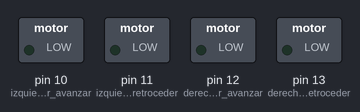
Recording of a sketch running on a simulated Arduino Uno, built with avr-gcc and run on an emulated ATmega328P. Shown: switched loads named in the sketch (green lamp = pin HIGH).

Above: at 0.2 s.
At 4.5 s:
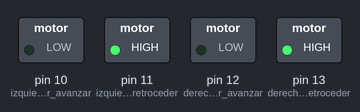
At 7.5 s:
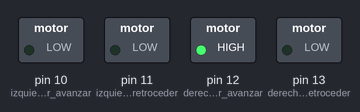
At 10.5 s:
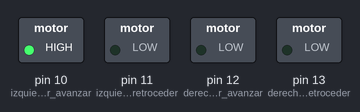
At 13.5 s:
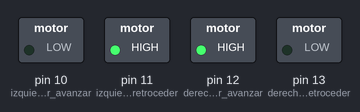
At 20.0 s:
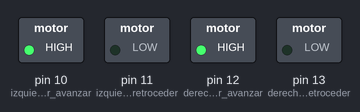
Timing chart, 0 to 21.3 s (numbered marks = the images above):
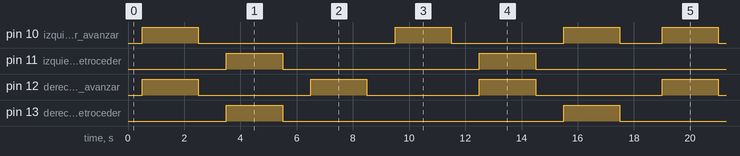

The sketch:

Manejo_de_motores.ino
```cpp
int derecha_motor_retroceder   = 13;//IN1
int derecha_motor_avanzar      = 12;//IN2
int izquierda_motor_retroceder = 11;//IN4
int izquierda_motor_avanzar    = 10;//IN3

void setup(){
  pinMode(izquierda_motor_retroceder,OUTPUT);
  pinMode(izquierda_motor_avanzar,OUTPUT);
  pinMode(derecha_motor_avanzar,OUTPUT);
  pinMode(derecha_motor_retroceder,OUTPUT);
}
void loop(){
  delay(500);
  avanzar(2000);
  detener(1000);
  retroceder(2000);
  detener(1000);
  derecha(2000);
  detener(1000);
  izquierda(2000);
  detener(1000);
  giro_derecha(2000);
  detener(1000);
  giro_izquierda(2000);
  detener(1000);
}
void detener(int tiempo){
  analogWrite(izquierda_motor_avanzar,0);
  analogWrite(izquierda_motor_retroceder,0);
  analogWrite(derecha_motor_avanzar,0);
  analogWrite(derecha_motor_retroceder,0);
  delay(tiempo);
}
void avanzar(int tiempo){
  analogWrite(izquierda_motor_avanzar,255);
  analogWrite(izquierda_motor_retroceder,0);
  analogWrite(derecha_motor_avanzar,255);
  analogWrite(derecha_motor_retroceder,0);
  delay(tiempo);
}
void retroceder(int tiempo){
  analogWrite(izquierda_motor_avanzar,0);
  analogWrite(izquierda_motor_retroceder,255);
  analogWrite(derecha_motor_avanzar,0);
  analogWrite(derecha_motor_retroceder,255);
  delay(tiempo);
}
void derecha(int tiempo){
  analogWrite(izquierda_motor_avanzar,0);
  analogWrite(izquierda_motor_retroceder,0);
  analogWrite(derecha_motor_avanzar,255);
  analogWrite(derecha_motor_retroceder,0);
  delay(tiempo);
}
void izquierda(int tiempo){
  analogWrite(izquierda_motor_avanzar,255);
  analogWrite(izquierda_motor_retroceder,0);
  analogWrite(derecha_motor_avanzar,0);
  analogWrite(derecha_motor_retroceder,0);
  delay(tiempo);
}
void giro_derecha(int tiempo){
  analogWrite(izquierda_motor_avanzar,0);
  analogWrite(izquierda_motor_retroceder,255);
  analogWrite(derecha_motor_avanzar,255);
  analogWrite(derecha_motor_retroceder,0);
  delay(tiempo);
}
void giro_izquierda(int tiempo){
    analogWrite(izquierda_motor_avanzar,255);
    analogWrite(izquierda_motor_retroceder,0);
    analogWrite(derecha_motor_avanzar,0);
    analogWrite(derecha_motor_retroceder,255);
    delay(tiempo);
  }
```

Measured:
- by itself, pin 10 (izquierda_motor_avanzar): repeats every 18.5 s: LOW 7.0 s, HIGH 2.0 s, LOW 4.0 s, HIGH 2.0 s, LOW 1.5 s, HIGH 2.0 s
- by itself, pin 11 (izquierda_motor_retroceder): alternates HIGH for 2.0 s and LOW for 7.0 s
- by itself, pin 12 (derecha_motor_avanzar): alternates HIGH for 2.0 s and LOW for 4.0 s
- by itself, pin 13 (derecha_motor_retroceder): LOW → HIGH at 3.5 s, → LOW 2.0 s later, → HIGH 10.0 s later, → LOW 2.0 s later, … (8 changes in this stretch)
